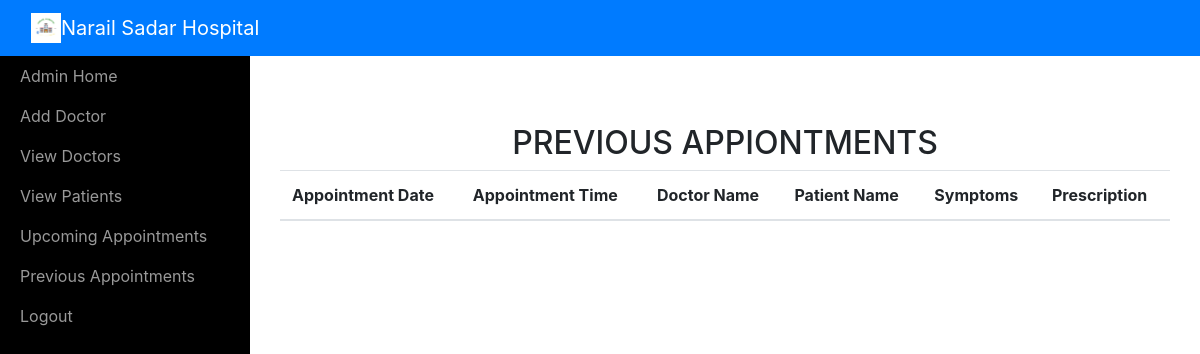
/adminviewprevious/ (signed in), run on an earlier commit of the app's database.
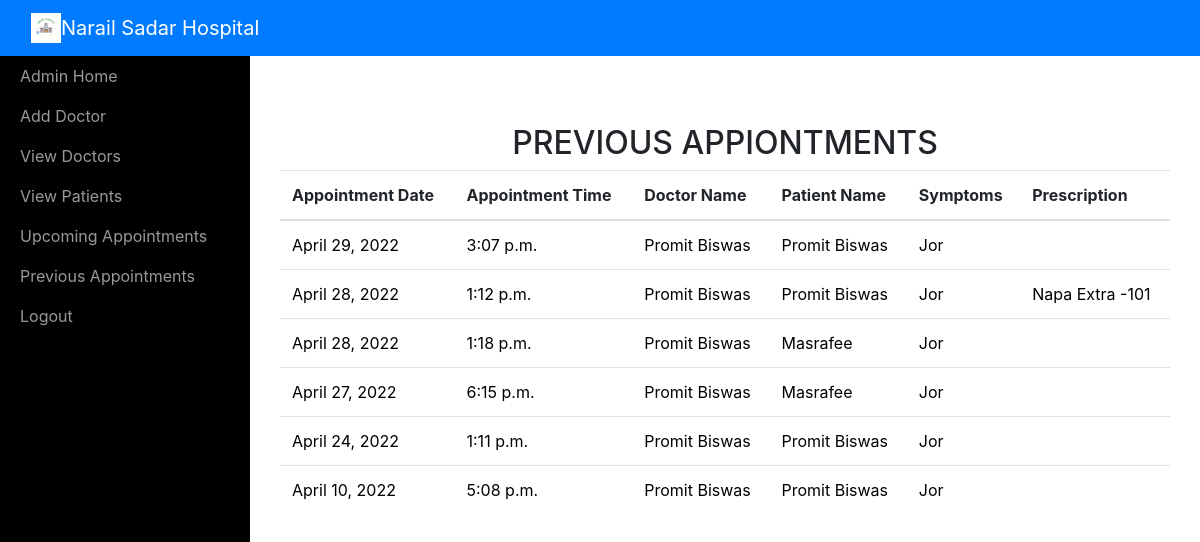
And on a later commit of the database.
### sitehandler/models.py (models this page shows, shortened)
class Appointment(models.Model):
	doctorname = models.CharField(max_length=50)
	doctoremail = models.EmailField(max_length=50)
	patientname = models.CharField(max_length=50)
	patientemail = models.EmailField(max_length=50)
	appointmentdate = models.DateField(max_length=10)
	appointmenttime = models.TimeField(max_length=10)
	symptoms = models.CharField(max_length=100)
	status = models.BooleanField()
	prescription = models.CharField(max_length=200)

### sitehandler/views.py (the view)
# urls.py: path('adminviewprevious/',adminviewprevious,name='adminviewprevious'),
def adminviewprevious(request):
	if not request.user.is_staff:
		return redirect('login_admin')
	previous_appointments = Appointment.objects.filter(appointmentdate__lt=timezone.now()).order_by('-appointmentdate') | Appointment.objects.filter(status=False).order_by('-appointmentdate')
	d = {"previous_appointments" : previous_appointments }
	return render(request,'adminviewprevious.html',d)

### sitehandler/templates/adminviewprevious.html (shortened to what this page needs)
<!DOCTYPE html>
<html>
<head>
    {% include 'include.html' %}
    {% load static %}
    <link rel="stylesheet" type="text/css" href="https://cdn.datatables.net/1.10.21/css/jquery.dataTables.min.css">
    <link rel="stylesheet" type="text/css" href="https://cdn.datatables.net/buttons/1.6.2/css/buttons.dataTables.min.css">
</head>
<body >
    {% include 'adminnav.html' %}
    <div id="wrapper">
        {% include 'admin_include.html' %}
        <div class="page-content-wrapper">
            <div class="container-fluid"><a class="btn btn-link" role="button" id="menu-toggle" href="#menu-toggle" style="color: white;"><i class="fa fa-bars"></i></a>
                <h2 class="text-center">PREVIOUS APPIONTMENTS</h2>
                <section id="team" class="pb-5">
                    <div class="container">
                        <table class="table" id="example">
                            <thead>
                                <tr>
                                    <th>Appointment Date</th>
                                    <th>Appointment Time</th>
                                    <th>Doctor Name</th>
                                    <th>Patient Name</th>
                                    <th>Symptoms</th>
                                    <th>Prescription</th>
                                </tr>
                            </thead>
                            <tbody>
                                {% for j in previous_appointments %}
                                <tr style="color: black;">
                                    <td>{{j.appointmentdate}}</td>
                                    <td>{{j.appointmenttime}}</td>
                                    <td>{{j.doctorname}}</td>
                                    <td>{{j.patientname}}</td>
                                    <td>{{j.symptoms}}</td>
                                    <td>{{j.prescription}}</td>
                                </tr>
                                {% endfor %}
                            </tbody>
                        </table>
                    </div>
                </section>
            </div>
        </div>
    </div>
</body>
</html>

What changed in the data, as far as the page shows it:
added Appointment: appointmentdate "April 29, 2022", appointmenttime "3:07 p.m.", doctorname "Promit Biswas", patientname "Promit Biswas", symptoms "Jor"
added Appointment: appointmentdate "April 28, 2022", appointmenttime "1:12 p.m.", doctorname "Promit Biswas", patientname "Promit Biswas", symptoms "Jor", prescription "Napa Extra -101"
added Appointment: appointmentdate "April 28, 2022", appointmenttime "1:18 p.m.", doctorname "Promit Biswas", patientname "Masrafee", symptoms "Jor"
added Appointment: appointmentdate "April 27, 2022", appointmenttime "6:15 p.m.", doctorname "Promit Biswas", patientname "Masrafee", symptoms "Jor"
added Appointment: appointmentdate "April 24, 2022", appointmenttime "1:11 p.m.", doctorname "Promit Biswas", patientname "Promit Biswas", symptoms "Jor"
added Appointment: appointmentdate "April 10, 2022", appointmenttime "5:08 p.m.", doctorname "Promit Biswas", patientname "Promit Biswas", symptoms "Jor"
